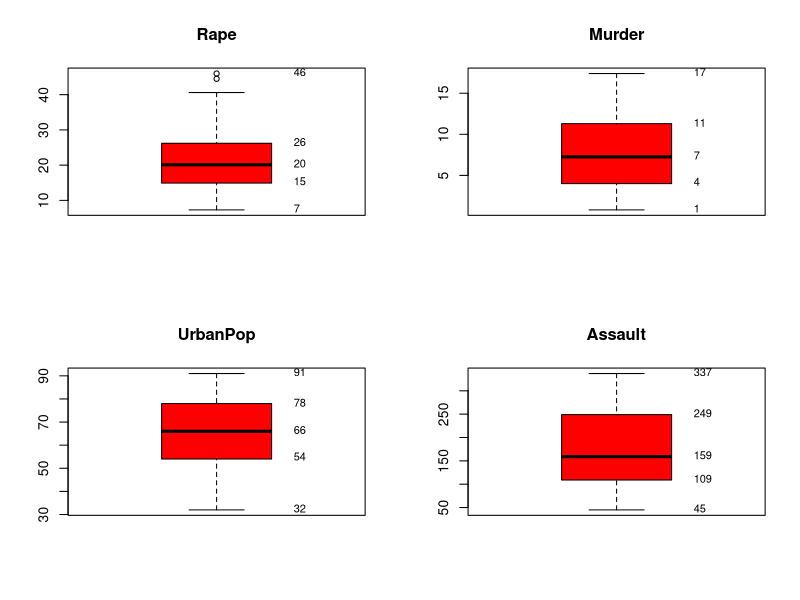
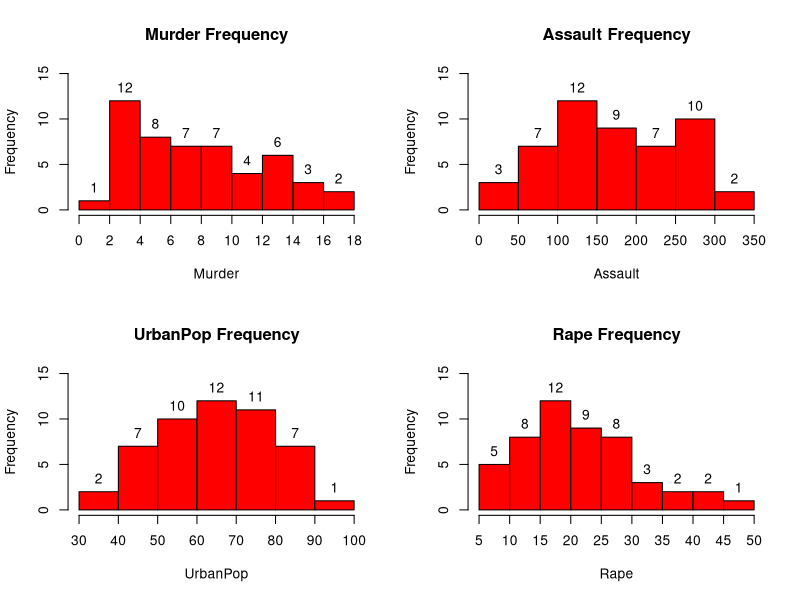
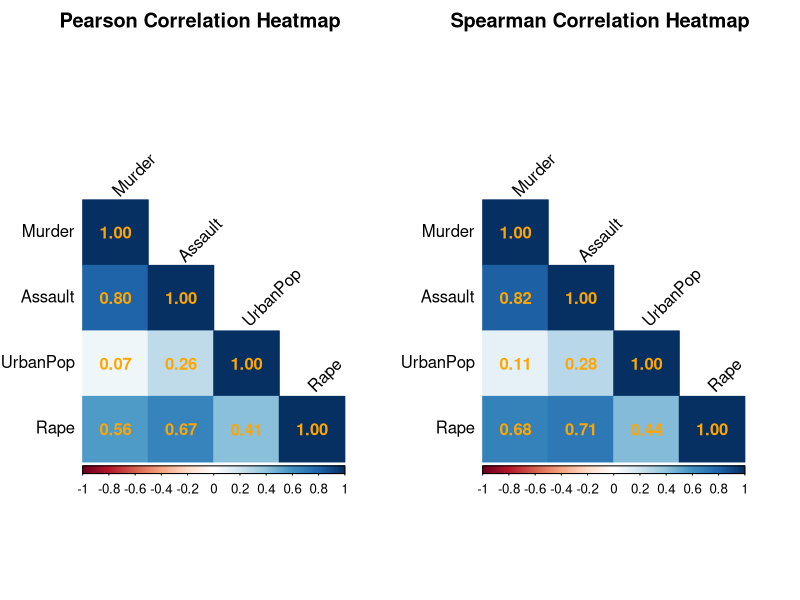
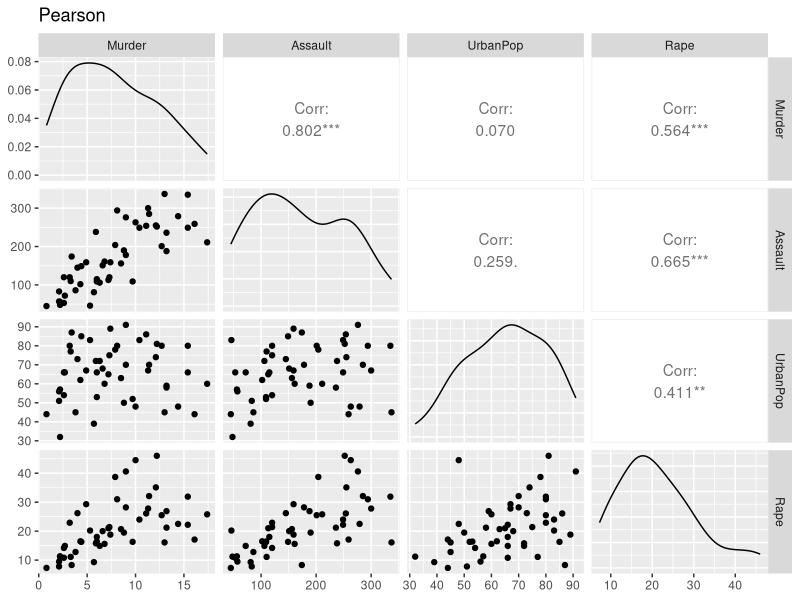
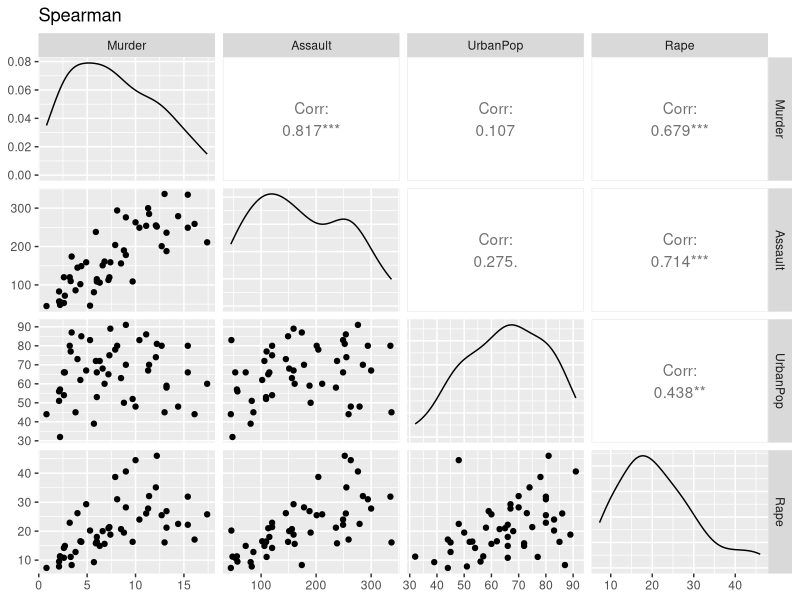

Write the R code that produced these figures, in order.
#install GGally
if (!requireNamespace("GGally", quietly = TRUE)) { #auto install required package GGally
  install.packages("GGally")
}
if (!requireNamespace("corrplot", quietly = TRUE)) { #auto install required package coorplot
  install.packages("corrplot")
}
library("corrplot")
library("GGally")
data <- USArrests #load dataset

#REQUIREMENT 3
#creating boxplot for murder, assault, UrbanPop, Rape
data <- USArrests

data <- USArrests

# Calculate quartiles
rq <- quantile(data$Rape)
mq <- quantile(data$Murder)
uq <- quantile(data$UrbanPop)
aq <- quantile(data$Assault)

# Boxplots
par(mfrow = c(2, 2))

boxplot(data$Rape, main = "Rape", col = "red")
text(x = 1.25, y = rq, labels = round(rq, 0), pos = 4, cex = 0.8) 

boxplot(data$Murder, main = "Murder", col = "red")
text(x = 1.25, y = mq, labels = round(mq, 0), pos = 4, cex = 0.8)

boxplot(data$UrbanPop, main = "UrbanPop", col = "red")
text(x = 1.25, y = uq, labels = round(uq, 0), pos = 4, cex = 0.8)

boxplot(data$Assault, main = "Assault", col = "red")
text(x = 1.25, y = aq, labels = round(aq, 0), pos = 4, cex = 0.8)



#creating histogram for murder, assault, UrbanPop, Rape
par(mfrow = c(2, 2)) # create 2x2 plot 
#Murder
murder <- hist(data$Murder, main="Murder Frequency", xlab="Murder", ylab = "Frequency", col="red", border="black", xaxt = "n", ylim = c(0, max(hist(data$Murder, plot = FALSE)$counts) * 1.25))
text(murder$mids, murder$counts, labels = murder$counts, pos = 3) # add frequency text to the bar for readability 

axis(1, at = murder$breaks) #adjust the bin labels (x axis) for readability
#Assult
assault <- hist(data$Assault, main="Assault Frequency", xlab="Assault", ylab = "Frequency", col="red", border="black", ylim = c(0, max(hist(data$Assault, plot = FALSE)$counts) * 1.25))
text(assault$mids, assault$counts, labels = assault$counts, pos = 3) # add frequency text to the bar for readability 

#urbanpop
urbanpop <- hist(data$UrbanPop, main="UrbanPop Frequency", xlab="UrbanPop", ylab = "Frequency", col="red", border="black", ylim = c(0, max(hist(data$UrbanPop, plot = FALSE)$counts) * 1.25))
text(urbanpop$mids, urbanpop$counts, labels = urbanpop$counts, pos = 3) # add frequency text to the bar for readability 

#rape
rape <- hist(data$Rape, main="Rape Frequency", xlab="Rape", ylab = "Frequency", col="red", border="black", xaxt = "n", ylim = c(0, max(hist(data$Rape, plot = FALSE)$counts) * 1.25))
text(rape$mids, rape$counts, labels = rape$counts, pos = 3) # add frequency text to the bar for readability 

axis(1, at = rape$breaks) #adjust the bin labels (x axis) for readability


##################### Analysis #######################################
#Box plot
#The box plots provide information about the central tendency, variability, and potential outliers of the four variables in the USArrests dataset.
#The murder and assault box plots show considerable variation between states, but no potential outliers are identified. Lowest murder arrest is 1 and highest murder arrest is 17, 
#while most states has arrest rate between 4 and 11 per 100 thousand. 

#The urban population box plot indicates that the median urban population percentage is approximately 66%, 
#with most states having values between 54% and 78%. Minimum urban population is 32% and maximum urban population is 91%.

#The Rape box plot identifies two potential outliers above the upper whisker, representing states with unusually high rape arrest rates compared with the 
#remaining states. These observations may contribute to the right skewness observed in the Rape histogram.

#Overall,the box plots suggest that the Rape variable contains two potential outliers, while the other three variables did not.



# Murder Histogram 
# It seems to be right skewed which suggest most states having lower to moderate murder arrest rates. 
# This suggests frequency of high murder arrests decreases as the murder rate increases.
# 12 states with 2-4 murder arrest observed, which is the the highest peak.  

# Assault Histogram
# Assault frequency seems to be bimodal, a histogram with two distinct peaks.
# The highest frequency occurred in the bins 100-150 assaults in 12 states. 
# Followed by second highest frequency of 10 states with assaults range of 250-300.


# Urban population histogram
# It appears approximately symmetric, with most states concentrated between 50% and 80% urban population. 
# The highest frequency occurs in the 60–70% interval, containing 12 states. 
# The frequencies decrease towards both ends of the distribution, suggesting that most states have moderate to high levels of urbanisation.
# While relatively few have very low or very high urban population percentages.

# Rape histogram 
# It seems to be right skewed, most states concentrated in low to moderate arrests, while few states reporting higher number of 
# arrests related to rape. 15-20 arrests made in 12 states which is the highest frequency. 
# The frequencies generally decrease as the arrest rate increases, with relatively few states having high values. 
# This indicates that the distribution has a longer tail towards higher arrest rates.


#REQUIRMENT 4

vars <- data[, c("Murder", "Assault", "UrbanPop", "Rape")]
# Pearson correlation
cat("Pearson correlation", "\n")
pearson <- cor(vars, method = "pearson")
print(pearson) #print pearson correlation
cat("\n") #add empty line


# Spearman correlation
cat("Spearman correlation", "\n")
spearman <- cor(vars, method = "spearman")
print(spearman)

#heatmaps
par(mfrow=c(1,2)) # create 1x2 plots
corrplot(pearson,
         method = "color", #create coloured map
         type = "lower", # lower triangle only to avoid displaying some duplicates 
         addCoef.col = "orange", #set correlation value color 
         tl.col = "black", #label color
         tl.srt = 45, # label text angle
         title = "Pearson Correlation Heatmap",
         mar = c(0, 0, 2, 0)) #add 2 top margin

corrplot(spearman,
         method = "color",
         type = "lower",
         addCoef.col = "orange",
         tl.col = "black",
         tl.srt = 45,
         title = "Spearman Correlation Heatmap",
         mar = c(0, 0, 2, 0))

# matrix plot
#pearson
print(ggpairs(
  vars,
  title = "Pearson",
  upper = list(continuous = wrap("cor", method = "pearson")), #upper triangle show the correlation coefficient
  lower = list(continuous = "points"), #lower triangle show the scatter plot
  diag = list(continuous = "densityDiag")
))
#spearman
print(ggpairs(
  vars,
  title = "Spearman",
  upper = list(continuous = wrap("cor", method = "spearman")),
  lower = list(continuous = "points"),
  diag = list(continuous = "densityDiag")
))

########################## Analysis ###########################
# Heatmap 
# The heatmap displaying the correlation coefficient between the variables.
# The highest correlation is between assault and murder with positive 0.8 (Pearson). The Spearman correlation is slightly higher, at 0.82.
# Both Pearson and Spearman results indicate a strong positive association. Which can be seen in the scatter plot. This suggests as the number of arrests made related to assault, the number of murder related arrest goes up as well.
# The second highest correlation is between assault and rape with positive 0.67 (Pearson) coefficient. The Spearman coefficient is slightly higher, at 0.71 Which suggest the number of rape related arrest goes up with assault related arrest.
# The lowest correlation is between urban population and murder with 0.07. The Spearman correlation is also close to zero, at 0.11.
# The correlation is very weak, indicating weak association between murder and urban population. Which can be seen in the scatter plot.
# Although the Spearman coefficient is slightly higher, both methods suggest that there is little association between these variables.

# ggpairs
# This plot displaying three different types of information. 
# The scatter plot, displaying the rate of arrests of all the variables. Each dot represent a state, the y axis represent the number of arrests.
# The density curve showing how values are distributed for each variable. 
# Correlation coefficient, measuring the the correlation between two variables.
# Murder and Assault scatter plot showing a strong positive correlation, which is supported by the correlation coefficient of 0.8 (pearson) and 0.82 Spearman coefficient.
# This suggest number of murder related arrest goes up with assault related arrests.
# Murder and Urban population has the weakest positive correlation, looking at scatter plot the points is all over the place and supported by 0.07 (Pearson) correlation coefficient and 0.11 Spearman coefficient. 
# Meaning there is very weak relation between murder and urban population. 

# Pearson vs Spearman
# overall the Pearson and Spearman coefficient is very similar. Suggesting the general pattern of association is consistent between the two methods.
# Some notable difference, between assault and rape increases from 0.67 using Pearson to 0.71 using Spearman. Similarly, the correlation between Murder and Rape increases from 0.56 to 0.68.
# In conclusion, both methods identify murder and assault as the strongest relationship and murder and urban population as the weakest. 
# The overall findings are consistent, although Spearman reveals somewhat stronger associations for certain variable pairs.
